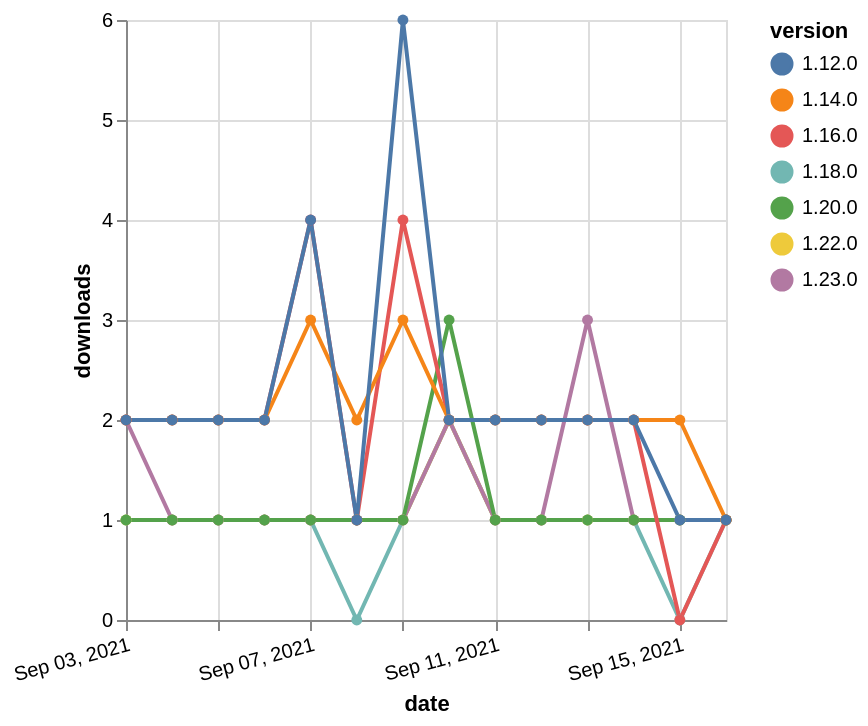

Write a Vega-Lite specification for this figure.
### Vega-Lite specification from a JSON file in a GitHub repository (floating-point values rounded to 4 significant figures)
{"$schema": "https://vega.github.io/schema/vega-lite/v5.json", "description": "A simple bar chart with embedded data.", "data": {"values": [{"date": "2021-09-03", "total": 232, "delta": 1, "version": "1.18.0"}, {"date": "2021-09-04", "total": 233, "delta": 1, "version": "1.18.0"}, {"date": "2021-09-05", "total": 234, "delta": 1, "version": "1.18.0"}, {"date": "2021-09-06", "total": 235, "delta": 1, "version": "1.18.0"}, {"date": "2021-09-07", "total": 236, "delta": 1, "version": "1.18.0"}, {"date": "2021-09-08", "total": 236, "delta": 0, "version": "1.18.0"}, {"date": "2021-09-09", "total": 237, "delta": 1, "version": "1.18.0"}, {"date": "2021-09-10", "total": 239, "delta": 2, "version": "1.18.0"}, {"date": "2021-09-11", "total": 240, "delta": 1, "version": "1.18.0"}, {"date": "2021-09-12", "total": 241, "delta": 1, "version": "1.18.0"}, {"date": "2021-09-13", "total": 242, "delta": 1, "version": "1.18.0"}, {"date": "2021-09-14", "total": 243, "delta": 1, "version": "1.18.0"}, {"date": "2021-09-15", "total": 243, "delta": 0, "version": "1.18.0"}, {"date": "2021-09-16", "total": 244, "delta": 1, "version": "1.18.0"}, {"date": "2021-09-03", "total": 168, "delta": 1, "version": "1.22.0"}, {"date": "2021-09-04", "total": 169, "delta": 1, "version": "1.22.0"}, {"date": "2021-09-05", "total": 170, "delta": 1, "version": "1.22.0"}, {"date": "2021-09-06", "total": 171, "delta": 1, "version": "1.22.0"}, {"date": "2021-09-07", "total": 172, "delta": 1, "version": "1.22.0"}, {"date": "2021-09-08", "total": 173, "delta": 1, "version": "1.22.0"}, {"date": "2021-09-09", "total": 174, "delta": 1, "version": "1.22.0"}, {"date": "2021-09-10", "total": 176, "delta": 2, "version": "1.22.0"}, {"date": "2021-09-11", "total": 177, "delta": 1, "version": "1.22.0"}, {"date": "2021-09-12", "total": 178, "delta": 1, "version": "1.22.0"}, {"date": "2021-09-13", "total": 179, "delta": 1, "version": "1.22.0"}, {"date": "2021-09-14", "total": 180, "delta": 1, "version": "1.22.0"}, {"date": "2021-09-15", "total": 181, "delta": 1, "version": "1.22.0"}, {"date": "2021-09-16", "total": 182, "delta": 1, "version": "1.22.0"}, {"date": "2021-09-03", "total": 156, "delta": 2, "version": "1.23.0"}, {"date": "2021-09-04", "total": 157, "delta": 1, "version": "1.23.0"}, {"date": "2021-09-05", "total": 158, "delta": 1, "version": "1.23.0"}, {"date": "2021-09-06", "total": 159, "delta": 1, "version": "1.23.0"}, {"date": "2021-09-07", "total": 160, "delta": 1, "version": "1.23.0"}, {"date": "2021-09-08", "total": 161, "delta": 1, "version": "1.23.0"}, {"date": "2021-09-09", "total": 162, "delta": 1, "version": "1.23.0"}, {"date": "2021-09-10", "total": 164, "delta": 2, "version": "1.23.0"}, {"date": "2021-09-11", "total": 165, "delta": 1, "version": "1.23.0"}, {"date": "2021-09-12", "total": 166, "delta": 1, "version": "1.23.0"}, {"date": "2021-09-13", "total": 169, "delta": 3, "version": "1.23.0"}, {"date": "2021-09-14", "total": 170, "delta": 1, "version": "1.23.0"}, {"date": "2021-09-15", "total": 171, "delta": 1, "version": "1.23.0"}, {"date": "2021-09-16", "total": 172, "delta": 1, "version": "1.23.0"}, {"date": "2021-09-03", "total": 312, "delta": 1, "version": "1.20.0"}, {"date": "2021-09-04", "total": 313, "delta": 1, "version": "1.20.0"}, {"date": "2021-09-05", "total": 314, "delta": 1, "version": "1.20.0"}, {"date": "2021-09-06", "total": 315, "delta": 1, "version": "1.20.0"}, {"date": "2021-09-07", "total": 316, "delta": 1, "version": "1.20.0"}, {"date": "2021-09-08", "total": 317, "delta": 1, "version": "1.20.0"}, {"date": "2021-09-09", "total": 318, "delta": 1, "version": "1.20.0"}, {"date": "2021-09-10", "total": 321, "delta": 3, "version": "1.20.0"}, {"date": "2021-09-11", "total": 322, "delta": 1, "version": "1.20.0"}, {"date": "2021-09-12", "total": 323, "delta": 1, "version": "1.20.0"}, {"date": "2021-09-13", "total": 324, "delta": 1, "version": "1.20.0"}, {"date": "2021-09-14", "total": 325, "delta": 1, "version": "1.20.0"}, {"date": "2021-09-15", "total": 326, "delta": 1, "version": "1.20.0"}, {"date": "2021-09-16", "total": 327, "delta": 1, "version": "1.20.0"}, {"date": "2021-09-03", "total": 2418, "delta": 2, "version": "1.16.0"}, {"date": "2021-09-04", "total": 2420, "delta": 2, "version": "1.16.0"}, {"date": "2021-09-05", "total": 2422, "delta": 2, "version": "1.16.0"}, {"date": "2021-09-06", "total": 2424, "delta": 2, "version": "1.16.0"}, {"date": "2021-09-07", "total": 2428, "delta": 4, "version": "1.16.0"}, {"date": "2021-09-08", "total": 2429, "delta": 1, "version": "1.16.0"}, {"date": "2021-09-09", "total": 2433, "delta": 4, "version": "1.16.0"}, {"date": "2021-09-10", "total": 2435, "delta": 2, "version": "1.16.0"}, {"date": "2021-09-11", "total": 2437, "delta": 2, "version": "1.16.0"}, {"date": "2021-09-12", "total": 2439, "delta": 2, "version": "1.16.0"}, {"date": "2021-09-13", "total": 2441, "delta": 2, "version": "1.16.0"}, {"date": "2021-09-14", "total": 2443, "delta": 2, "version": "1.16.0"}, {"date": "2021-09-15", "total": 2443, "delta": 0, "version": "1.16.0"}, {"date": "2021-09-16", "total": 2444, "delta": 1, "version": "1.16.0"}, {"date": "2021-09-03", "total": 2593, "delta": 2, "version": "1.14.0"}, {"date": "2021-09-04", "total": 2595, "delta": 2, "version": "1.14.0"}, {"date": "2021-09-05", "total": 2597, "delta": 2, "version": "1.14.0"}, {"date": "2021-09-06", "total": 2599, "delta": 2, "version": "1.14.0"}, {"date": "2021-09-07", "total": 2602, "delta": 3, "version": "1.14.0"}, {"date": "2021-09-08", "total": 2604, "delta": 2, "version": "1.14.0"}, {"date": "2021-09-09", "total": 2607, "delta": 3, "version": "1.14.0"}, {"date": "2021-09-10", "total": 2609, "delta": 2, "version": "1.14.0"}, {"date": "2021-09-11", "total": 2611, "delta": 2, "version": "1.14.0"}, {"date": "2021-09-12", "total": 2613, "delta": 2, "version": "1.14.0"}, {"date": "2021-09-13", "total": 2615, "delta": 2, "version": "1.14.0"}, {"date": "2021-09-14", "total": 2617, "delta": 2, "version": "1.14.0"}, {"date": "2021-09-15", "total": 2619, "delta": 2, "version": "1.14.0"}, {"date": "2021-09-16", "total": 2620, "delta": 1, "version": "1.14.0"}, {"date": "2021-09-03", "total": 3091, "delta": 2, "version": "1.12.0"}, {"date": "2021-09-04", "total": 3093, "delta": 2, "version": "1.12.0"}, {"date": "2021-09-05", "total": 3095, "delta": 2, "version": "1.12.0"}, {"date": "2021-09-06", "total": 3097, "delta": 2, "version": "1.12.0"}, {"date": "2021-09-07", "total": 3101, "delta": 4, "version": "1.12.0"}, {"date": "2021-09-08", "total": 3102, "delta": 1, "version": "1.12.0"}, {"date": "2021-09-09", "total": 3108, "delta": 6, "version": "1.12.0"}, {"date": "2021-09-10", "total": 3110, "delta": 2, "version": "1.12.0"}, {"date": "2021-09-11", "total": 3112, "delta": 2, "version": "1.12.0"}, {"date": "2021-09-12", "total": 3114, "delta": 2, "version": "1.12.0"}, {"date": "2021-09-13", "total": 3116, "delta": 2, "version": "1.12.0"}, {"date": "2021-09-14", "total": 3118, "delta": 2, "version": "1.12.0"}, {"date": "2021-09-15", "total": 3119, "delta": 1, "version": "1.12.0"}, {"date": "2021-09-16", "total": 3120, "delta": 1, "version": "1.12.0"}]}, "width": "container", "mark": {"type": "line", "point": {"filled": true}}, "encoding": {"x": {"field": "date", "type": "temporal", "timeUnit": "yearmonthdate", "title": "date", "axis": {"labelAngle": -15}}, "y": {"field": "delta", "type": "quantitative", "title": "downloads"}, "color": {"field": "version", "type": "nominal"}, "tooltip": {"field": "delta"}}}
